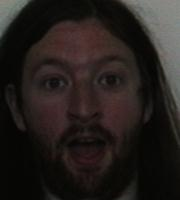
#> input picture RetinexNet-master/grimace/grimace/and/and_exp.5.jpg, 180 x 200 px, found by its file name
$ jupyter execute image_synthesis.ipynb
#> lines starting #> are read from the running program, lines starting #| are printed output that depends on the picture
## Image synthesis single image

[cell 1]
from PIL import Image, ImageEnhance
import matplotlib.pyplot as plt
# Opening Image
im = Image.open("and_exp.5.jpg")
#> im is the input picture: PIL image 180x200 RGB; mean R, G, B 36.8, 31.3, 28.5
# Creating object of Brightness class
im3 = ImageEnhance.Brightness(im)
im3 = im3.enhance(0.2)
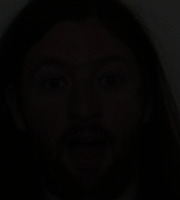
#> im3: PIL image 180x200 RGB; mean R, G, B 7, 5.9, 5.3
# showing resultant image
plt.imshow(im3)
plt.show()
im3 = im3.save("test/and_20.jpg")

## Image synthesis looping

[cell 2]
import os
from os import listdir
from os.path import isdir
from PIL import Image, ImageEnhance
import matplotlib.pyplot as plt
count = 0
ori_dir = 'grimace/grimace/'
output_dir = 'test/'
for subdir in listdir(ori_dir):
    # path
    path = ori_dir + subdir + '/'
    path2 = listdir(path)
    for i in path2:
        print(i)
        merge_path = str(path + i)
        im = Image.open(merge_path)
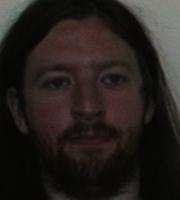
#> input picture RetinexNet-master/grimace/grimace/and/and_exp.1.jpg, 180 x 200 px, found by its file name
#> im is the input picture: PIL image 180x200 RGB; mean R, G, B 37.8, 32.2, 29.3
        im3 = ImageEnhance.Brightness(im)
        im3 = im3.enhance(0.2)
        if not os.path.exists(output_dir+subdir):
            os.makedirs(output_dir+subdir)
        img = im3.save(output_dir+subdir+'/'+i)
    print("=======end of subdir=======")
